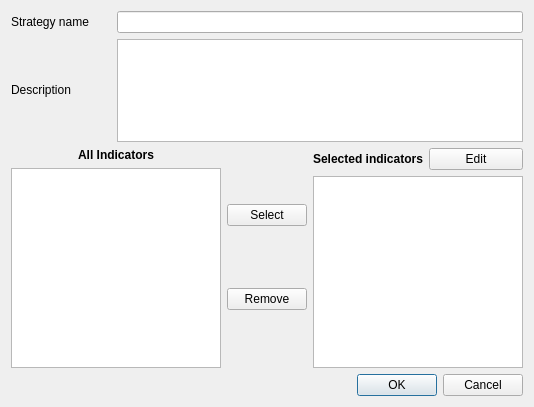
<?xml version="1.0" encoding="UTF-8"?>
<ui version="4.0">
 <class>CreateStrategyDialog</class>
 <widget class="QDialog" name="CreateStrategyDialog">
  <property name="geometry">
   <rect>
    <x>0</x>
    <y>0</y>
    <width>534</width>
    <height>407</height>
   </rect>
  </property>
  <property name="minimumSize">
   <size>
    <width>534</width>
    <height>407</height>
   </size>
  </property>
  <property name="windowTitle">
   <string>Create Strategy</string>
  </property>
  <layout class="QGridLayout" name="gridLayout">
   <item row="0" column="0">
    <layout class="QVBoxLayout" name="verticalLayout_4">
     <item>
      <layout class="QHBoxLayout" name="horizontalLayout">
       <item>
        <widget class="QLabel" name="label">
         <property name="sizePolicy">
          <sizepolicy hsizetype="Fixed" vsizetype="Preferred">
           <horstretch>0</horstretch>
           <verstretch>0</verstretch>
          </sizepolicy>
         </property>
         <property name="minimumSize">
          <size>
           <width>100</width>
           <height>0</height>
          </size>
         </property>
         <property name="text">
          <string>Strategy name</string>
         </property>
         <property name="alignment">
          <set>Qt::AlignLeading|Qt::AlignLeft|Qt::AlignVCenter</set>
         </property>
        </widget>
       </item>
       <item>
        <widget class="QLineEdit" name="lineEdit">
         <property name="sizePolicy">
          <sizepolicy hsizetype="Expanding" vsizetype="Fixed">
           <horstretch>0</horstretch>
           <verstretch>0</verstretch>
          </sizepolicy>
         </property>
        </widget>
       </item>
      </layout>
     </item>
     <item>
      <layout class="QHBoxLayout" name="horizontalLayout_2">
       <item>
        <widget class="QLabel" name="label_2">
         <property name="sizePolicy">
          <sizepolicy hsizetype="Fixed" vsizetype="Fixed">
           <horstretch>0</horstretch>
           <verstretch>0</verstretch>
          </sizepolicy>
         </property>
         <property name="minimumSize">
          <size>
           <width>100</width>
           <height>0</height>
          </size>
         </property>
         <property name="text">
          <string>Description</string>
         </property>
         <property name="alignment">
          <set>Qt::AlignLeading|Qt::AlignLeft|Qt::AlignVCenter</set>
         </property>
        </widget>
       </item>
       <item>
        <widget class="QTextEdit" name="textEdit">
         <property name="sizePolicy">
          <sizepolicy hsizetype="Expanding" vsizetype="Expanding">
           <horstretch>0</horstretch>
           <verstretch>0</verstretch>
          </sizepolicy>
         </property>
         <property name="minimumSize">
          <size>
           <width>0</width>
           <height>100</height>
          </size>
         </property>
         <property name="maximumSize">
          <size>
           <width>16777215</width>
           <height>16777215</height>
          </size>
         </property>
         <property name="baseSize">
          <size>
           <width>0</width>
           <height>100</height>
          </size>
         </property>
         <property name="sizeAdjustPolicy">
          <enum>QAbstractScrollArea::AdjustToContents</enum>
         </property>
        </widget>
       </item>
      </layout>
     </item>
     <item>
      <layout class="QHBoxLayout" name="horizontalLayout_4">
       <item>
        <layout class="QVBoxLayout" name="verticalLayout">
         <item>
          <widget class="QLabel" name="label_3">
           <property name="font">
            <font>
             <weight>75</weight>
             <bold>true</bold>
            </font>
           </property>
           <property name="text">
            <string>All Indicators</string>
           </property>
           <property name="alignment">
            <set>Qt::AlignCenter</set>
           </property>
          </widget>
         </item>
         <item>
          <widget class="QListView" name="listView"/>
         </item>
        </layout>
       </item>
       <item>
        <layout class="QVBoxLayout" name="verticalLayout_2">
         <item>
          <widget class="QPushButton" name="pushButton">
           <property name="text">
            <string>Select</string>
           </property>
          </widget>
         </item>
         <item>
          <widget class="QPushButton" name="pushButton_2">
           <property name="text">
            <string>Remove</string>
           </property>
          </widget>
         </item>
        </layout>
       </item>
       <item>
        <layout class="QVBoxLayout" name="verticalLayout_3">
         <item>
          <layout class="QHBoxLayout" name="horizontalLayout_3">
           <item>
            <widget class="QLabel" name="label_4">
             <property name="font">
              <font>
               <weight>75</weight>
               <bold>true</bold>
              </font>
             </property>
             <property name="text">
              <string>Selected indicators</string>
             </property>
             <property name="alignment">
              <set>Qt::AlignCenter</set>
             </property>
            </widget>
           </item>
           <item>
            <widget class="QPushButton" name="pushButton_3">
             <property name="text">
              <string>Edit</string>
             </property>
            </widget>
           </item>
          </layout>
         </item>
         <item>
          <widget class="QListView" name="listView_2"/>
         </item>
        </layout>
       </item>
      </layout>
     </item>
     <item>
      <widget class="QDialogButtonBox" name="buttonBox">
       <property name="orientation">
        <enum>Qt::Horizontal</enum>
       </property>
       <property name="standardButtons">
        <set>QDialogButtonBox::Cancel|QDialogButtonBox::Ok</set>
       </property>
      </widget>
     </item>
    </layout>
   </item>
  </layout>
 </widget>
 <resources/>
 <connections/>
</ui>
